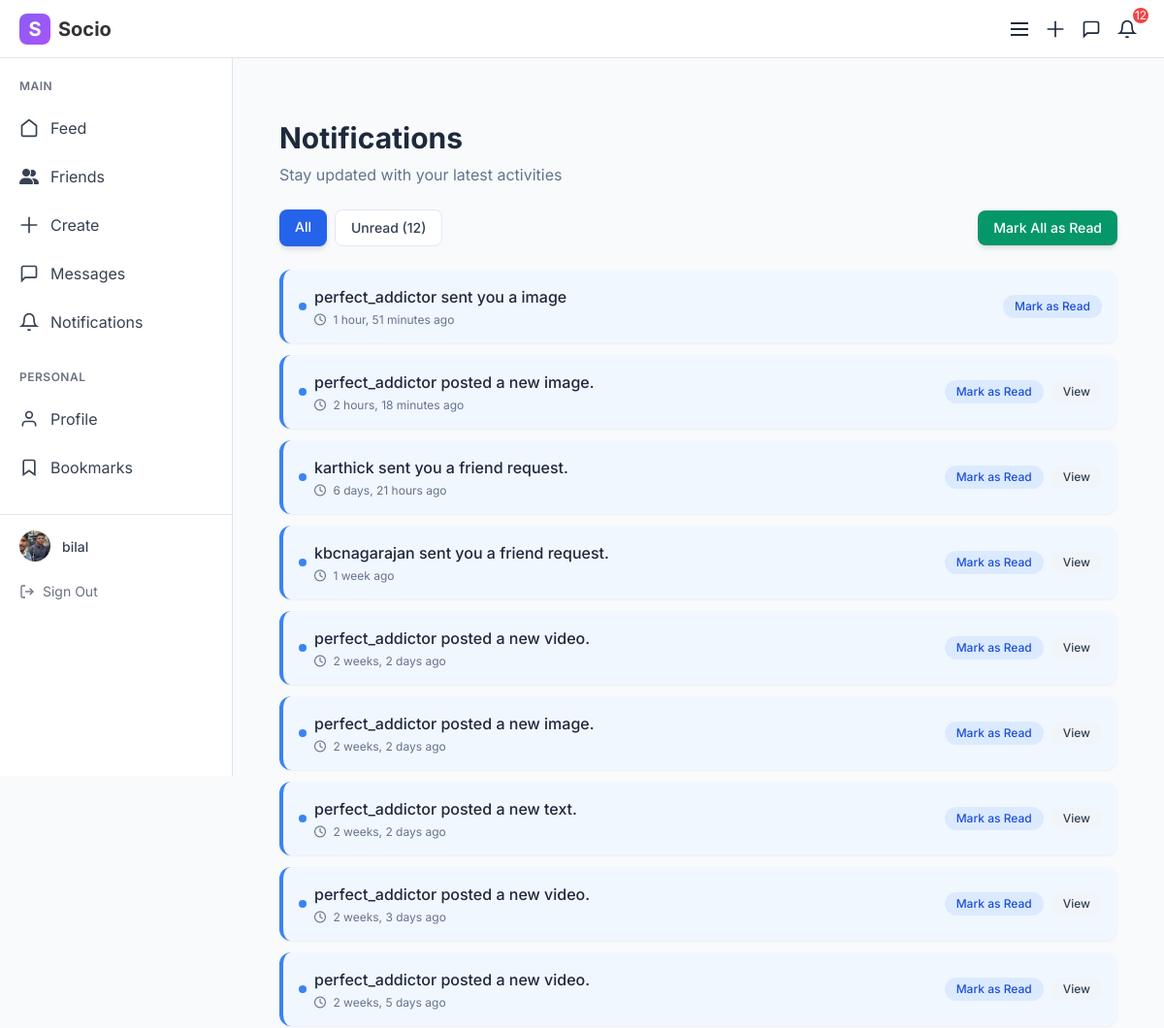
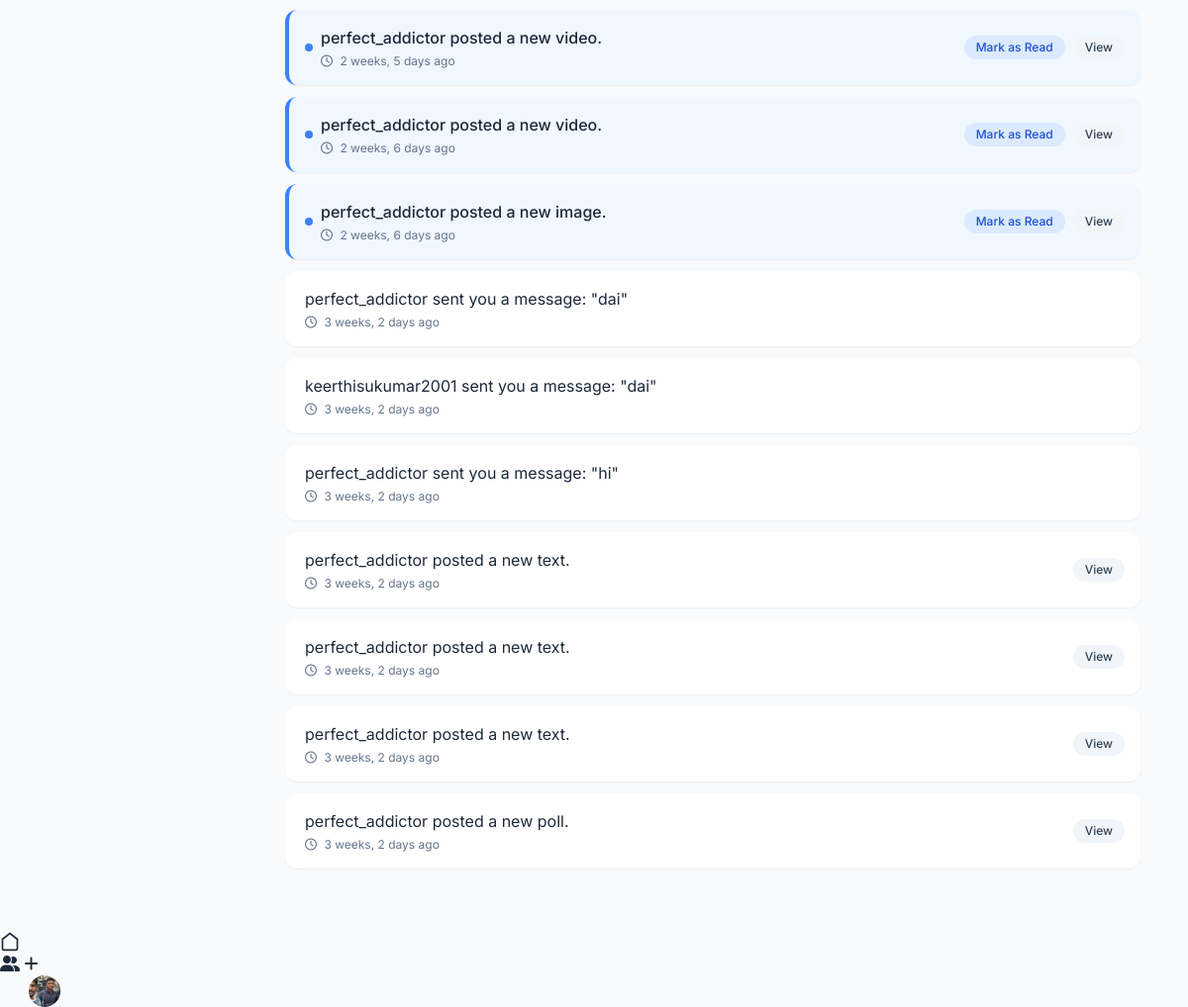
The app's page /notifications/ (signed in) with its own data (2 pictures, top to bottom).
### accounts/models.py (models this page shows, shortened)
class UserDetails(AbstractUser):
    profile_photo = models.ImageField(
        upload_to='profile_photos/',
        null=True,
        blank=True,
        validators=[FileExtensionValidator(['jpg', 'jpeg', 'png'])]
    )
    bio = models.TextField(max_length=500, blank=True, null=True)
    website = models.URLField(max_length=200, blank=True, null=True)
    location = models.CharField(max_length=100, blank=True, null=True)
    is_online = models.BooleanField(default=False)
    last_seen = models.DateTimeField(null=True, blank=True)
    class Meta:
        verbose_name = 'User Details'
        verbose_name_plural = 'Users Details'

### notifications/models.py (models this page shows, shortened)
class Notification(models.Model):
    NOTIFICATION_TYPES = [
        ('message', 'New Message'),
        ('friend_request', 'Friend Request'),
        ('friend_accepted', 'Friend Request Accepted'),
        ('new_post', 'New Post'),
    ]
    user = models.ForeignKey(settings.AUTH_USER_MODEL, related_name='notifications', on_delete=models.CASCADE)
    sender = models.ForeignKey(settings.AUTH_USER_MODEL, related_name='sent_notifications', on_delete=models.SET_NULL, null=True, blank=True) # User who triggered the notification
    notification_type = models.CharField(max_length=20, choices=NOTIFICATION_TYPES)
    content = models.TextField() # e.g., "John sent you a friend request", "Alice posted a new photo"
    related_object_id = models.PositiveIntegerField(null=True, blank=True) # ID of the related object (e.g., FriendRequest ID, Post ID, Message ID)
    is_read = models.BooleanField(default=False)
    created_at = models.DateTimeField(auto_now_add=True)
    class Meta:
        ordering = ['-created_at'] # Newest notifications first
    @property
    def get_absolute_url(self):
        if self.notification_type == 'message' and self.sender:
            return reverse('chat_view', args=[self.sender.id])
        elif self.notification_type == 'friend_request' and self.sender:
            return reverse('friends') + '?tab=requests' # Link to friend requests tab
        elif self.notification_type == 'friend_accepted' and self.sender:
            return reverse('profile_view') # Link to profile, user can see friends there
        elif self.notification_type == 'new_post' and self.related_object_id:
            return reverse('posts:feed') # Link to feed for now, or a specific post detail if available
        return '#' # Default fallback

### notifications/views.py (the view)
# urls.py: path('', views.notifications_view, name='notifications_view'),
@login_required
def notifications_view(request):
    user = request.user
    filter_type = request.GET.get('filter', 'all')  # 'all' or 'unread'
    notifications = Notification.objects.filter(user=user).order_by('-created_at')
    if filter_type == 'unread':
        notifications = notifications.filter(is_read=False)
    context = {
        'notifications': notifications,
        'filter_type': filter_type,
        'unread_count': Notification.objects.filter(user=user, is_read=False).count()
    }
    return render(request, 'notifications/notifications.html', context)

### templates/notifications/notifications.html (shortened to what this page needs)
{% extends "base.html" %}
{% block content %}
    <script src="https://cdn.tailwindcss.com"></script>
    <div class="container mx-auto px-4 py-8 max-w-4xl">
        <div class="flex flex-col space-y-6">
            <div class="flex flex-col space-y-2">
                <h1 class="text-3xl font-bold text-slate-800">Notifications</h1>
                <p class="text-slate-500">Stay updated with your latest activities</p>
            </div>
            <div class="flex flex-col sm:flex-row justify-between items-start sm:items-center gap-4">
                <div class="flex space-x-2">
                    <a href="{% url 'notifications:notifications_view' %}?filter=all"
                       class="filter-btn px-4 py-2 rounded-lg text-sm font-medium {% if filter_type == 'all' %}bg-blue-600 text-white shadow-md{% else %}bg-white text-slate-700 border border-slate-200 hover:bg-slate-50{% endif %}">
                        All
                    </a>
                    <a href="{% url 'notifications:notifications_view' %}?filter=unread"
                       class="filter-btn px-4 py-2 rounded-lg text-sm font-medium {% if filter_type == 'unread' %}bg-blue-600 text-white shadow-md{% else %}bg-white text-slate-700 border border-slate-200 hover:bg-slate-50{% endif %}">
                        Unread ({{ unread_count }})
                    </a>
                </div>
                {% if unread_count > 0 %}
                <button id="mark-all-read-btn"
                        class="action-btn px-4 py-2 bg-emerald-600 text-white rounded-lg text-sm font-medium hover:bg-emerald-700 shadow-md hover:shadow-lg transition-all">
                    Mark All as Read
                </button>
                {% endif %}
            </div>
            <div class="space-y-3">
                {% if notifications %}
                    {% for notification in notifications %}
                    <div id="notification-{{ notification.id }}"
                         class="notification-item bg-white p-4 rounded-xl shadow-sm flex flex-col sm:flex-row items-start sm:items-center justify-between gap-3 {% if not notification.is_read %}unread-notification border-l-4 border-blue-500{% else %}border-l-4 border-transparent{% endif %}">
                        <div class="flex-grow flex items-center gap-2">
                            {% if not notification.is_read %}
                            <div class="w-2 h-2 bg-blue-500 rounded-full"></div>
                            {% endif %}
                            <div>
                                <p class="text-slate-800 {% if not notification.is_read %}font-medium{% else %}font-normal{% endif %}">
                                    {{ notification.content }}
                                </p>
                                <p class="text-xs text-slate-500 mt-1">
                                    <i class="far fa-clock mr-1"></i> {{ notification.created_at|timesince }} ago
                                </p>
                            </div>
                        </div>
                        <div class="flex items-center space-x-2 self-end sm:self-auto">
                            {% if not notification.is_read %}
                            <button data-notification-id="{{ notification.id }}"
                                    class="mark-read-btn action-btn px-3 py-1 text-xs bg-blue-100 text-blue-700 rounded-full hover:bg-blue-200 font-medium">
                                Mark as Read
                            </button>
                            {% endif %}
                            {% if notification.get_absolute_url != '#' %}
                            <a href="{{ notification.get_absolute_url }}"
                               class="action-btn px-3 py-1 text-xs bg-slate-100 text-slate-700 rounded-full hover:bg-slate-200 font-medium">
                                View
                            </a>
                            {% endif %}
                        </div>
                    </div>
                    {% endfor %}
                {% endif %}
            </div>
        </div>
    </div>
{% endblock %}

### templates/base.html (shortened to what this page needs)
<!DOCTYPE html>
<html lang="en">
<head>
     <link href="https://cdnjs.cloudflare.com/ajax/libs/font-awesome/6.4.0/css/all.min.css" rel="stylesheet">
</head>
<body>
    <header class="header">
        <div class="logo">
            <div class="logo-icon">S</div>
            <span>Socio</span>
        </div>
        <div class="header-actions">
            <button class="header-btn" id="mobile-menu-toggle">
                <svg width="24" height="24" viewBox="0 0 24 24" fill="none" stroke="currentColor" stroke-width="2">
                    <line x1="3" y1="12" x2="21" y2="12" />
                    <line x1="3" y1="6" x2="21" y2="6" />
                    <line x1="3" y1="18" x2="21" y2="18" />
                </svg>
            </button>
            <button class="header-btn">
                <svg width="20" height="20" viewBox="0 0 24 24" fill="none" stroke="currentColor" stroke-width="2">
                    <path d="M12 2v20M2 12h20"/>
                </svg>
            </button>
        <button class="header-btn" onclick="window.location.href='{% url 'chat:chat_home' %}'">
    <svg width="20" height="20" viewBox="0 0 24 24" fill="none" stroke="currentColor" stroke-width="2">
        <path d="M21 15a2 2 0 0 1-2 2H7l-4 4V5a2 2 0 0 1 2-2h14a2 2 0 0 1 2 2z"/>
    </svg>
</button>
            <a href="{% url 'notifications:notifications_view' %}" class="header-btn relative">
                <svg width="20" height="20" viewBox="0 0 24 24" fill="none" stroke="currentColor" stroke-width="2">
                    <path d="M18 8A6 6 0 0 0 6 8c0 7-3 9-3 9h18s-3-2-3-9"/>
                    <path d="M13.73 21a2 2 0 0 1-3.46 0"/>
                </svg>
                {% if unread_count > 0 %}
                <span class="absolute -top-1 -right-1 bg-red-500 text-white text-xs rounded-full h-4 w-4 flex items-center justify-center">
                    {{ unread_count }}
                </span>
                {% endif %}
            </a>
        </div>
    </header>
    <nav class="sidebar">
        <div class="sidebar-section">
            <div class="sidebar-title">Main</div>
            <ul class="sidebar-menu">
                <li class="sidebar-item">
                    <a href="{% url 'posts:feed' %}" class="sidebar-link">
                        <div class="sidebar-icon">
                            <svg width="20" height="20" viewBox="0 0 24 24" fill="none" stroke="currentColor" stroke-width="2">
                                <path d="M3 9l9-7 9 7v11a2 2 0 0 1-2 2H5a2 2 0 0 1-2-2z"/>
                            </svg>
                        </div>
                        Feed
                    </a>
                </li>
                <li class="sidebar-item">
                    <a href="{% url 'friends' %}" class="sidebar-link">
                        <div class="sidebar-icon">
<i class="fas fa-user-friends"></i>
                        </div>
                        Friends
                    </a>
                </li>
                <li class="sidebar-item">
                    <a href="{% url 'posts:create_post' %}" class="sidebar-link">
                        <div class="sidebar-icon">
                            <svg width="20" height="20" viewBox="0 0 24 24" fill="none" stroke="currentColor" stroke-width="2">
                                <path d="M12 2v20M2 12h20"/>
                            </svg>
                        </div>
                        Create
                    </a>
                </li>
                <li class="sidebar-item">
                    <a href="{% url 'chat:chat_home' %}" class="sidebar-link">
                        <div class="sidebar-icon">
                            <svg width="20" height="20" viewBox="0 0 24 24" fill="none" stroke="currentColor" stroke-width="2">
                                <path d="M21 15a2 2 0 0 1-2 2H7l-4 4V5a2 2 0 0 1 2-2h14a2 2 0 0 1 2 2z"/>
                            </svg>
                        </div>
                        Messages
                    </a>
                </li>
                <li class="sidebar-item">
                    <a href="{% url 'notifications:notifications_view' %}" class="sidebar-link">
                        <div class="sidebar-icon">
                            <svg width="20" height="20" viewBox="0 0 24 24" fill="none" stroke="currentColor" stroke-width="2">
                                <path d="M18 8A6 6 0 0 0 6 8c0 7-3 9-3 9h18s-3-2-3-9"/>
                                <path d="M13.73 21a2 2 0 0 1-3.46 0"/>
                            </svg>
                        </div>
                        Notifications
                    </a>
                </li>
            </ul>
        </div>
        <div class="sidebar-section">
            <div class="sidebar-title">Personal</div>
            <ul class="sidebar-menu">
                <li class="sidebar-item">
                    <a href="{% url 'profile' %}" class="sidebar-link">
                        <div class="sidebar-icon">
                            <svg width="20" height="20" viewBox="0 0 24 24" fill="none" stroke="currentColor" stroke-width="2">
                                <path d="M20 21v-2a4 4 0 0 0-4-4H8a4 4 0 0 0-4 4v2"/>
                                <circle cx="12" cy="7" r="4"/>
                            </svg>
                        </div>
                        Profile
                    </a>
                </li>
                <li class="sidebar-item">
                    <a href="{% url 'posts:saved_posts' %}" class="sidebar-link">
                        <div class="sidebar-icon">
                            <svg width="20" height="20" viewBox="0 0 24 24" fill="none" stroke="currentColor" stroke-width="2">
                                <path d="M19 21l-7-5-7 5V5a2 2 0 0 1 2-2h10a2 2 0 0 1 2 2z"/>
                            </svg>
                        </div>
                        Bookmarks
                    </a>
                </li>
            </ul>
        </div>
        <div class="user-profile">
            <div class="user-info">
                <div class="profile-avatar">
                    <div class="avatar-circle" id="avatar-display">
                        {% if user.profile_photo %}
                            <img src="{{ user.profile_photo.url }}" alt="Profile Photo" id="avatar-img">
                        {% else %}
                            <span id="avatar-letter">{{ user.username|slice:":1"|upper }}</span>
                        {% endif %}
                    </div>
                </div>
                <div class="user-name">
                    {{ request.user.username }}
                </div>
            </div>
            <a href="{% url 'user_logout' %}" class="sign-out">
                <svg width="16" height="16" viewBox="0 0 24 24" fill="none"
                     stroke="currentColor" stroke-width="2">
                    <path d="M9 21H5a2 2 0 0 1-2-2V5a2 2 0 0 1 2-2h4"/>
                    <polyline points="16,17 21,12 16,7"/>
                    <line x1="21" y1="12" x2="9" y2="12"/>
                </svg>
                Sign Out
            </a>
        </div>
    </nav>
    <main class="main-content">
        {% block content %}
        {% endblock %}
    </main>
    <nav class="bottom-nav">
        <a href="{% url 'posts:feed' %}" class="bottom-nav-item">
            <span><svg width="20" height="20" viewBox="0 0 24 24" fill="none" stroke="currentColor" stroke-width="2">
                                <path d="M3 9l9-7 9 7v11a2 2 0 0 1-2 2H5a2 2 0 0 1-2-2z"/>
                            </svg></span>
        </a>
        <a href="{% url 'friends' %}" class="bottom-nav-item">
          <span> <i class="fas fa-user-friends"></i></span>
        </a>
        <a href="{% url 'posts:create_post' %}" class="bottom-nav-item">
            <span> <i class="fas fa-plus"></i></span>
        </a>
        <a href="{% url 'profile' %}" class="bottom-nav-item d-flex">
            <div class="avatarp-circle" id="avatar-display">
                                 {% if user.profile_photo %}
                            <img src="{{ user.profile_photo.url }}" alt="Profile Photo" id="avatar-img">
                        {% else %}
                            <span id="avatar-letter">{{ user.username|slice:":1"|upper }}</span>
                        {% endif %}
                    </div>
        </a>
    </nav>
</body>
</html>

### records on screen
UserDetails: profile_photo (picture), user.username "bilal"
Notification: is_read False (drawn), content "perfect_addictor sent you a image", created_at "1 hour, 51 minutes"
Notification: is_read False (drawn), content "perfect_addictor posted a new image.", created_at "2 hours, 18 minutes"
Notification: is_read False (drawn), content "karthick sent you a friend request.", created_at "6 days, 21 hours"
Notification: is_read False (drawn), content "kbcnagarajan sent you a friend request.", created_at "1 week"
Notification: is_read False (drawn), content "perfect_addictor posted a new video.", created_at "2 weeks, 2 days"
Notification: is_read False (drawn), content "perfect_addictor posted a new image.", created_at "2 weeks, 2 days"
Notification: is_read False (drawn), content "perfect_addictor posted a new text.", created_at "2 weeks, 2 days"
Notification: is_read False (drawn), content "perfect_addictor posted a new video.", created_at "2 weeks, 3 days"
Notification: is_read False (drawn), content "perfect_addictor posted a new video.", created_at "2 weeks, 5 days"
Notification: is_read False (drawn), content "perfect_addictor posted a new video.", created_at "2 weeks, 5 days"
Notification: is_read False (drawn), content "perfect_addictor posted a new video.", created_at "2 weeks, 6 days"
Notification: is_read False (drawn), content "perfect_addictor posted a new image.", created_at "2 weeks, 6 days"
Notification: content "perfect_addictor sent you a message: \"dai\"", created_at "3 weeks, 2 days"
Notification: content "keerthisukumar2001 sent you a message: \"dai\"", created_at "3 weeks, 2 days"
Notification: content "perfect_addictor sent you a message: \"hi\"", created_at "3 weeks, 2 days"
Notification: content "perfect_addictor posted a new text.", created_at "3 weeks, 2 days"
Notification: content "perfect_addictor posted a new text.", created_at "3 weeks, 2 days"
Notification: content "perfect_addictor posted a new text.", created_at "3 weeks, 2 days"
Notification: content "perfect_addictor posted a new poll.", created_at "3 weeks, 2 days"

### other values on screen
{{ unread_count }} "12"
